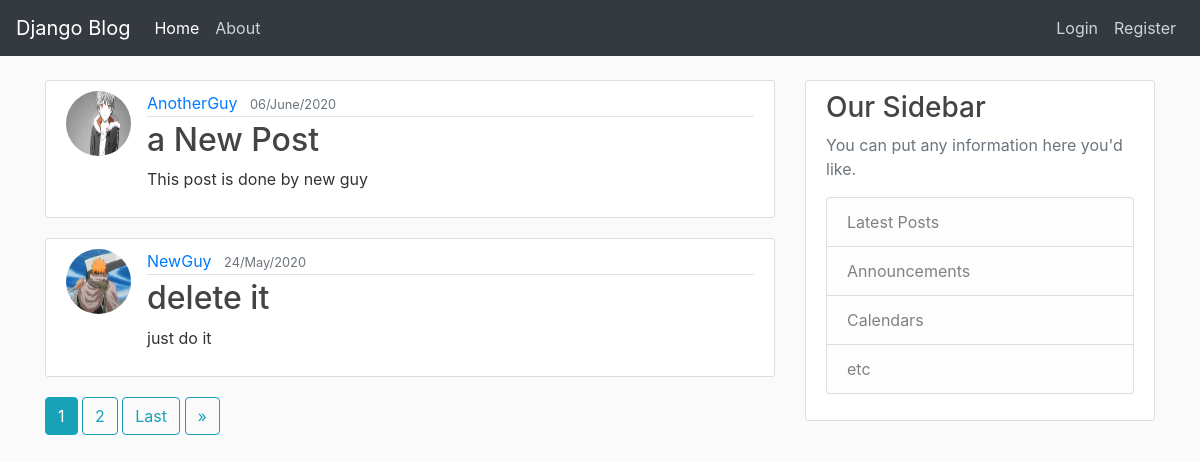
The page / on the database its author committed.
### blog/models.py (models this page shows, shortened)
class Post(models.Model):
    title=models.CharField(max_length=100)
    content=models.TextField()
    date_created=models.DateTimeField(default=timezone.now)
    likes=models.ManyToManyField(User,related_name='like',blank=True)
    comments=models.ManyToManyField(Comment,blank=True)
    author=models.ForeignKey(User,on_delete=models.CASCADE,related_name='author')

### users/models.py (models this page shows, shortened)
class Profile(models.Model):
    user=models.OneToOneField(User,on_delete=models.CASCADE)
    image=models.ImageField(default='./profile_pics/default.jpg',upload_to="profile_pics")

### blog/views.py (the view)
# urls.py: path('', views.PostListView.as_view(),name="blog-home"),
class PostListView(ListView):
    model=Post
    template_name='blog/home.html'
    context_object_name='posts'
    ordering=['-date_created']
    paginate_by=2

### blog/templates/blog/home.html (shortened to what this page needs)
{% extends "blog/base.html" %}
{% block content %}
    {% for post in posts %}
        <article class="media content-section">
          <img class="rounded-circle article-img" src="{{ post.author.profile.image.url }}">
          <div class="media-body">
            <div class="article-metadata">
              <a class="mr-2" href="{% url 'other-user' post.author %}">{{ post.author }}</a>
              <small class="text-muted">{{ post.date_created|date:"d/F/Y" }}</small>
            </div>
            <h2><a class="article-title" href="{% url 'post-details' post.id %}">{{ post.title }}</a></h2>
            <p class="article-content">{{ post.content }}</p>
          </div>
        </article>
    {% endfor %}
    {% if is_paginated %}
      {% for num in page_obj.paginator.page_range %}
        {% if page_obj.number == num %}
          <a class="btn btn-info mb-4" href="?page={{ num }}">{{ num }}</a>
        {% elif num > page_obj.number|add:'-3' and num < page_obj.number|add:'3' %}
          <a class="btn btn-outline-info mb-4" href="?page={{ num }}">{{ num }}</a>
        {% endif %}
      {% endfor %}
      {% if page_obj.has_next %}
        <a class="btn btn-outline-info mb-4" href="?page={{ page_obj.paginator.num_pages }}">Last</a>
        <a class="btn btn-outline-info mb-4" href="?page={{ page_obj.next_page_number }}">&raquo;</a>
      {% endif %}
    {% endif %}
{% endblock content %}

### blog/static/blog/css/main.css (style rules this page uses)
body { background: #fafafa; color: #333333; margin-top: 5rem; }
h1, h2, h3, h4, h5, h6 { color: #444444; }
.content-section { background: #ffffff; padding: 10px 20px; border: 1px solid #dddddd; border-radius: 3px; margin-bottom: 20px; }
.article-title { color: #444444; }
.article-content { white-space: pre-line; }
.article-img { height: 65px; width: 65px; margin-right: 16px; }
.article-metadata { padding-bottom: 1px; margin-bottom: 4px; border-bottom: 1px solid #e3e3e3 }

### rows shown on the page
Post: author.profile.image (placeholder picture), author "AnotherGuy", date_created "06/June/2020", title "a New Post", content "This post is done by new guy"
Post: author.profile.image (picture), author "NewGuy", date_created "24/May/2020", title "delete it", content "just do it"

### other values the page prints
{{ num }} "1"
{{ num }} "2"
